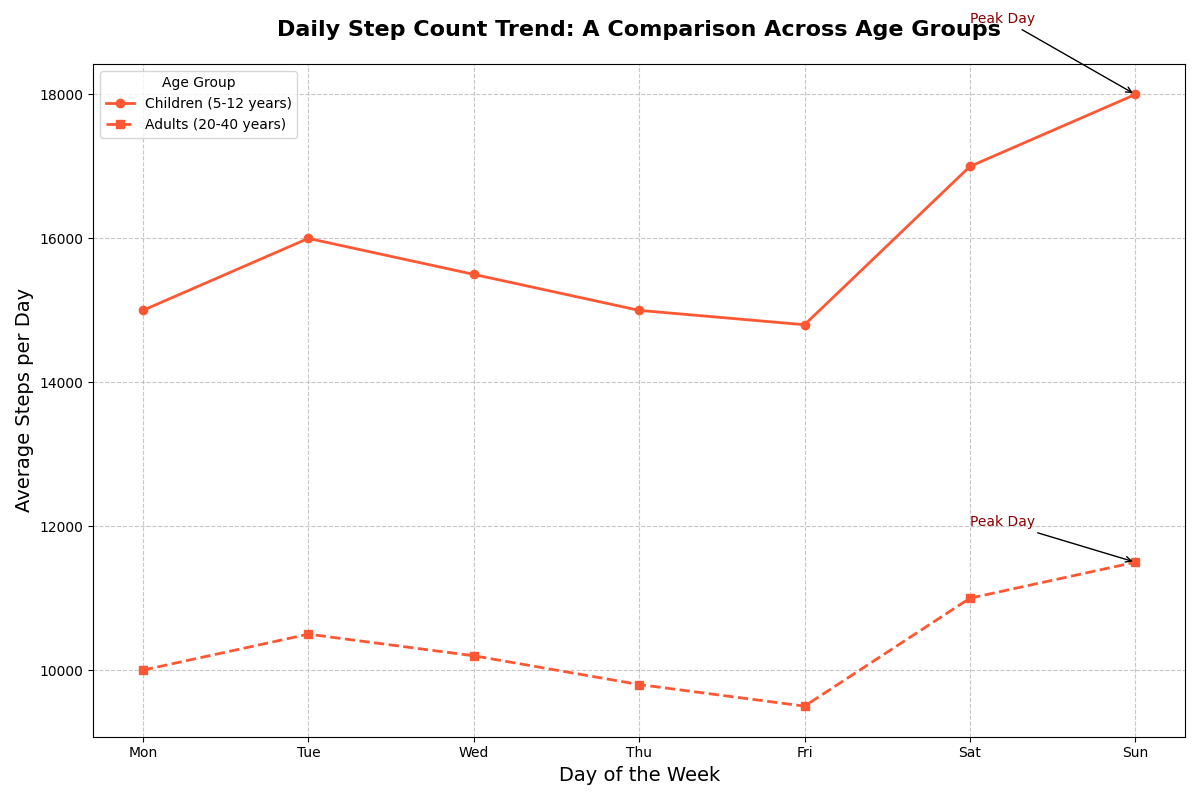

Generate this figure with Python:
import matplotlib.pyplot as plt
import numpy as np

# Days of the week
days = np.array(['Mon', 'Tue', 'Wed', 'Thu', 'Fri', 'Sat', 'Sun'])

# Average steps per day for two age groups
children_steps = np.array([15000, 16000, 15500, 15000, 14800, 17000, 18000])
adults_steps = np.array([10000, 10500, 10200, 9800, 9500, 11000, 11500])

# Create the figure and the axes
fig, ax = plt.subplots(figsize=(12, 8))

# Plot lines for each remaining age group with the same color
same_color = '#FF5733'
ax.plot(days, children_steps, marker='o', linestyle='-', linewidth=2, label='Children (5-12 years)', color=same_color)
ax.plot(days, adults_steps, marker='s', linestyle='--', linewidth=2, label='Adults (20-40 years)', color=same_color)

# Title and labels
ax.set_title("Daily Step Count Trend: A Comparison Across Age Groups", fontsize=16, fontweight='bold', pad=20)
ax.set_xlabel("Day of the Week", fontsize=14)
ax.set_ylabel("Average Steps per Day", fontsize=14)

# Add grid for better readability
ax.grid(True, linestyle='--', alpha=0.7)

# Annotate peak days for the remaining age groups
peak_children = np.max(children_steps)
peak_adults = np.max(adults_steps)

ax.annotate('Peak Day', xy=('Sun', peak_children), xytext=('Sat', peak_children + 1000),
            arrowprops=dict(facecolor='red', arrowstyle='->'), fontsize=10, color='darkred')
ax.annotate('Peak Day', xy=('Sun', peak_adults), xytext=('Sat', peak_adults + 500),
            arrowprops=dict(facecolor='red', arrowstyle='->'), fontsize=10, color='darkred')

# Add legend
ax.legend(title='Age Group', fontsize=10, loc='upper left')

# Automatically adjust layout to prevent overlap
plt.tight_layout()

# Display the plot
plt.show()
